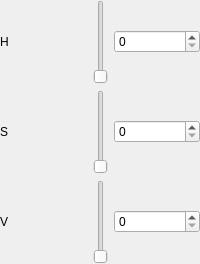
     <widget class="QWidget" name="tab_6Page1">
      <layout class="QGridLayout" name="gridLayout">
       <property name="leftMargin">
        <number>0</number>
       </property>
       <property name="topMargin">
        <number>0</number>
       </property>
       <property name="rightMargin">
        <number>0</number>
       </property>
       <property name="bottomMargin">
        <number>0</number>
       </property>
       <item row="2" column="0">
        <widget class="QLabel" name="label_2">
         <property name="toolTip">
          <string>Saturation</string>
         </property>
         <property name="text">
          <string>S</string>
         </property>
        </widget>
       </item>
       <item row="3" column="2">
        <widget class="QSpinBox" name="spinBox_3">
         <property name="toolTip">
          <string>Value</string>
         </property>
         <property name="maximum">
          <number>255</number>
         </property>
        </widget>
       </item>
       <item row="1" column="1">
        <widget class="color_widgets::HueSlider" name="slider_hsv_hue">
         <property name="toolTip">
          <string>Hue</string>
         </property>
        </widget>
       </item>
       <item row="3" column="1">
        <widget class="color_widgets::GradientSlider" name="slider_hsv_value">
         <property name="toolTip">
          <string>Value</string>
         </property>
         <property name="maximum">
          <number>255</number>
         </property>
        </widget>
       </item>
       <item row="2" column="2">
        <widget class="QSpinBox" name="spinBox_2">
         <property name="toolTip">
          <string>Saturation</string>
         </property>
         <property name="maximum">
          <number>255</number>
         </property>
        </widget>
       </item>
       <item row="1" column="0">
        <widget class="QLabel" name="label">
         <property name="toolTip">
          <string>Hue</string>
         </property>
         <property name="text">
          <string>H</string>
         </property>
        </widget>
       </item>
       <item row="1" column="2">
        <widget class="QSpinBox" name="spinBox">
         <property name="toolTip">
          <string>Hue</string>
         </property>
         <property name="maximum">
          <number>359</number>
         </property>
        </widget>
       </item>
       <item row="3" column="0">
        <widget class="QLabel" name="label_3">
         <property name="toolTip">
          <string>Value</string>
         </property>
         <property name="text">
          <string>V</string>
         </property>
        </widget>
       </item>
       <item row="2" column="1">
        <widget class="color_widgets::GradientSlider" name="slider_hsv_sat">
         <property name="toolTip">
          <string>Saturation</string>
         </property>
         <property name="maximum">
          <number>255</number>
         </property>
        </widget>
       </item>
      </layout>
     </widget>
